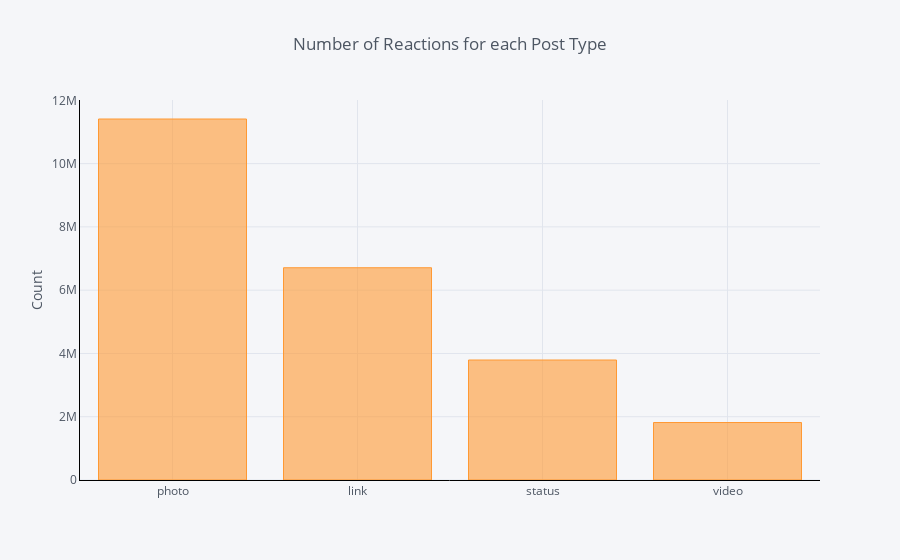

Source (notebook cell):
### Code cell
df.groupby('status_type').sum()['num_reactions'].sort_values(ascending=False).iplot(
    kind='bar', yTitle='Count', linecolor='black', title='Number of Reactions for each Post Type')

### Figure 1 — Plotly figure (JSON) as saved in the notebook; plotly's stock layout.template omitted (floating-point values rounded to 4 significant figures)
{"data": [{"marker": {"color": "rgba(255, 153, 51, 0.6)", "line": {"color": "rgba(255, 153, 51, 1.0)", "width": 1}}, "name": "num_reactions", "orientation": "v", "text": "", "type": "bar", "uid": "6ada910d-ac9c-4e1b-95f5-c9f61af42b2f", "x": ["photo", "link", "status", "video"], "y": [11410119, 6708860, 3792801, 1816612]}], "layout": {"legend": {"bgcolor": "#F5F6F9", "font": {"color": "#4D5663"}}, "paper_bgcolor": "#F5F6F9", "plot_bgcolor": "#F5F6F9", "title": {"font": {"color": "#4D5663"}, "text": "Number of Reactions for each Post Type"}, "xaxis": {"gridcolor": "#E1E5ED", "linecolor": "black", "showgrid": true, "tickfont": {"color": "#4D5663"}, "title": {"font": {"color": "#4D5663"}, "text": ""}, "zerolinecolor": "#E1E5ED"}, "yaxis": {"gridcolor": "#E1E5ED", "linecolor": "black", "showgrid": true, "tickfont": {"color": "#4D5663"}, "title": {"font": {"color": "#4D5663"}, "text": "Count"}, "zerolinecolor": "#E1E5ED"}}}
